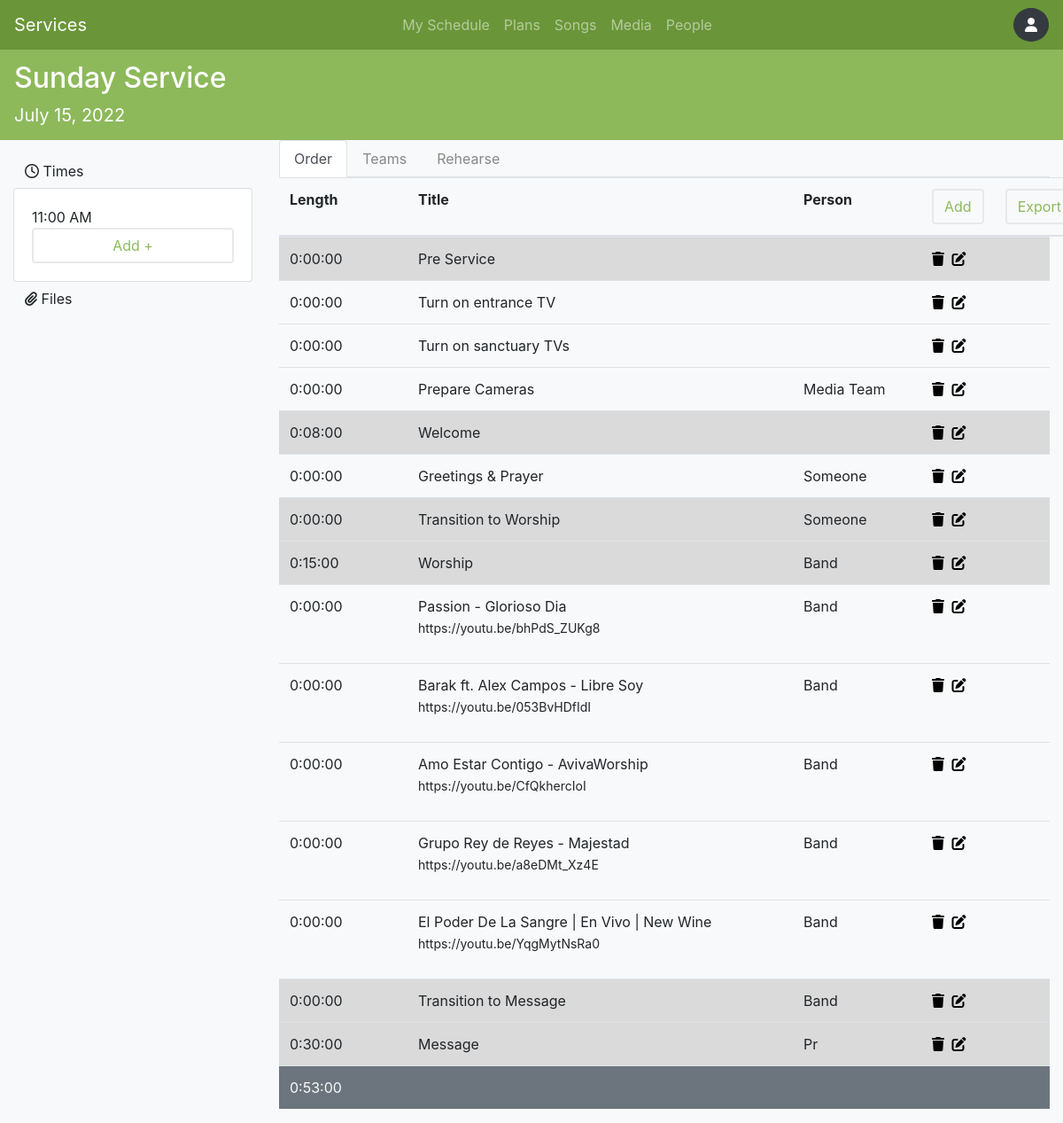
The app's page /plans/5/ (signed in) with its own data.
### apps/core/models.py (models this page shows, shortened)
class Event(models.Model):
    service_type = models.ForeignKey(ServiceType, on_delete=models.CASCADE, null=True, blank=True)
    title = models.CharField(max_length=155, blank=True, null=True)
    date = models.DateField(blank=True, null=True)
    @property
    def get_times(self):
        return [time for time in self.service_type.times.all()]

class ServiceTime(models.Model):
    start_date = models.DateField()
    start_time = models.TimeField(unique=True)
    end_time = models.TimeField()
    def __str__(self):
        return str(self.start_time.strftime("%H:%M %p"))

class OrderItem(models.Model):
    TYPE_OPTIONS = [
        ('a', 'Item'),
        ('b', 'Header'),
    ]
    order = models.ForeignKey(EventOrder, on_delete=models.CASCADE)
    length = models.DurationField(blank=True, null=True)
    title = models.CharField(max_length=120, blank=True, null=True)
    description = models.TextField(max_length=500, null=True, blank=True)
    person = models.CharField(max_length=120, null=True, blank=True)
    item_type = models.CharField(max_length=1,
                            choices=TYPE_OPTIONS,
                            null=True, default='a')
    @property
    def model_name(self):
        return self.__class__.__name__

class EventOrder(models.Model):
    event = models.OneToOneField(Event, on_delete=models.CASCADE, blank=True, null=True)
    @property
    def total_length(self):
        items = self.orderitem_set.all()
        total_seconds =  sum([item.length.total_seconds() for item in items])
        return timedelta(seconds=total_seconds)

### apps/core/views.py (the view, shortened to what this page needs)
# urls.py: path("plans/<int:id>/", views.event_view, name='event'),
@login_required(login_url="login")
def event_view(request, id, item_id=None):
    context = {}
    context['event'] = Event.objects.get(id=id)
    item = get_object_or_404(OrderItem, pk=item_id) if item_id else None
    context['edit'] = True if item else False
    context['form'] = OrderItemForm(instance=item or None)
    return render(request, "core/event.html", context)

### templates/core/event.html (shortened to what this page needs)
{% extends 'base.html' %}
{% block navbar %}
<div class="navbar-brand">
    <h2>{{event.title}}</h2>
    <div>
        {{event.date}}
    </div>
</div>
{% endblock %}
{% block content %}
<div class="row">
  {% if not edit %}
  <div class="col-lg-3 col-md-12 py-sm-3">
    <div>
      <button class="btn w-100 text-left m-0" data-toggle="collapse"
              data-target="#timesCollapse" aria-expanded="false" >
              <i class="far fa-clock"></i>
              Times
      </button>
      <div class="collapse show" id="timesCollapse">
        <div class="card card-body">
            {% for time in event.get_times %}
              {{time}}
            {% endfor %}
          <a href="#" class="btn schedule-btn bg-transparent">Add +</a>
        </div>
      </div>
    </div>
    <div>
        <button class="btn w-100 text-left m-0" data-toggle="collapse"
                data-target="#filesCollapse" aria-expanded="false" >
                <i class="fas fa-paperclip"></i>
                Files
        </button>
    </div>
  </div>
  <div class="col">
    <ul class="nav nav-tabs">
      <li class="nav-item"><a class="nav-link active" href="#order" data-toggle="tab">Order</a></li>
      <li class="nav-item"><a class="nav-link" href="#teams" data-toggle="tab">Teams</a></li>
      <li class="nav-item"><a class="nav-link" href="#rehearse" data-toggle="tab">Rehearse</a></li>
    </ul>
    <div class="tab-content">
        <div class="tab-pane active " id="order">
            {% include 'components/order.html' %}
        </div>
    </div>
  </div>
  {% else %}
  <div class="col p-4">
    {%  include 'components/OrderItemForm.html' %}
    <a href="{% url 'event' id=event.id %}" type="button" class="btn btn-secondary">Cancel</a>
    <button type="submit" form="orderItemForm" class="btn btn-primary">Save</button>
  </div>
  {% endif %}
</div>
{% endblock %}

### templates/components/order.html (shortened to what this page needs)
<table class="table">
    <thead>
        <tr class="d-flex">
            <th class="col-2" >Length</th>
            <th class="col-6">Title</th>
            <th class="col-2">Person</th>
            <th class="col">
                <a type="button" class="btn schedule-btn bg-transparent"
                data-toggle="modal" data-target="#itemForm">
                    Add
            </a>
            </th>
            <th class="col">
                <a href="{% url 'export_order_csv' id=event.eventorder.id %}" class="btn schedule-btn bg-transparent">Export</a>
            </th>
        </tr>
    </thead>
    <tbody>
        {% for item in event.eventorder.orderitem_set.all %}
            <tr class="d-flex {{ item.get_item_type_display }}">
                <td class="col-2">{{item.length}}</td>
                <td class="col-6">
                    {{item.title}}
                    {% if item.description %}
                    <p class="text-muted p-0 m-0 text-left text-wrap">
                        <small>
                            {{item.description|linebreaks}}
                        </small>
                    </p>
                    {% endif %}
                </td>
                <td class="col-2">{{item.person}}</td>
                <td class="col-2">
                    <a href="{% url 'delete' model=item.model_name id=item.id %}"
                    onclick="return confirm('Are you sure?')"
                    class="delete-item">
                        <i class="fa-solid fa-trash"></i>
                    </a>
                    <a href="{% url 'edit_item' item_id=item.id %}"
                    class="edit-item mx-1">
                        <i class="fa-solid fa-edit"></i>
                    </a>
                </td>
            </tr>
        {% endfor %}
        <tr class="d-flex bg-secondary text-light">
            <td class="col ">{{event.eventorder.total_length}}</td>
        </tr>
    </tbody>
</table>

### static/css/core.css (style rules this page uses)
.schedule-btn { border: 2px solid rgb(233, 233, 233); background-color: #fff; color: #8DB95B; transition: transform .2s ease; }
.nav-tabs > .nav-item > a { color: #888888; }
.delete-item, .edit-item { color: #000; }
.Header { background-color: rgb(218, 218, 218); }

### records on screen
Event: title "Sunday Service", date "July 15, 2022", eventorder.total_length "0:53:00"
ServiceTime: start_time "11:00 AM"
OrderItem: length "0:00:00", title "Pre Service"
OrderItem: length "0:00:00", title "Turn on entrance TV"
OrderItem: length "0:00:00", title "Turn on sanctuary TVs"
OrderItem: length "0:00:00", title "Prepare Cameras", person "Media Team"
OrderItem: length "0:08:00", title "Welcome"
OrderItem: length "0:00:00", title "Greetings & Prayer", person "Someone"
OrderItem: length "0:00:00", title "Transition to Worship", person "Someone"
OrderItem: length "0:15:00", title "Worship", person "Band"
OrderItem: length "0:00:00", title "Passion - Glorioso Dia", person "Band"
OrderItem: length "0:00:00", title "Barak ft. Alex Campos - Libre Soy", person "Band"
OrderItem: length "0:00:00", title "Amo Estar Contigo - AvivaWorship", person "Band"
OrderItem: length "0:00:00", title "Grupo Rey de Reyes - Majestad", person "Band"
OrderItem: length "0:00:00", title "El Poder De La Sangre | En Vivo | New Wine", person "Band"
OrderItem: length "0:00:00", title "Transition to Message", person "Band"
OrderItem: length "0:30:00", title "Message", person "Pr"
